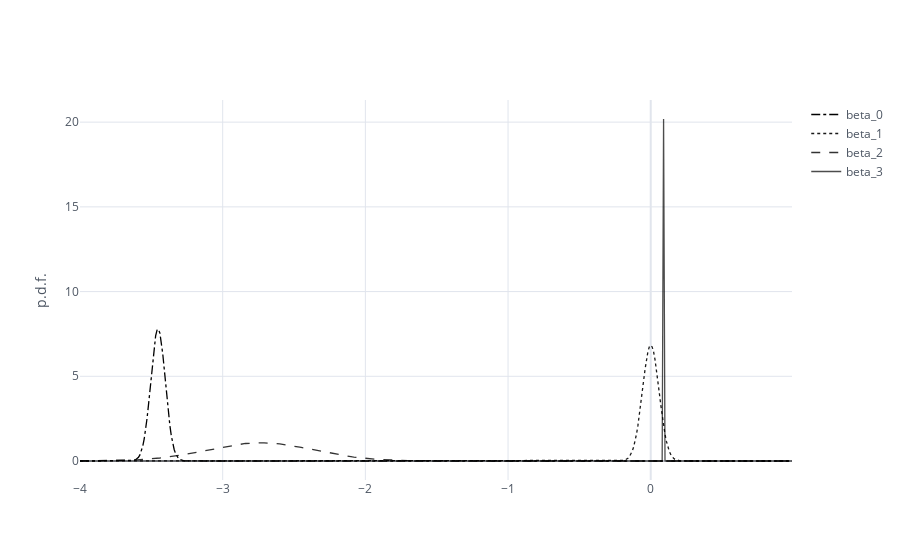

The notebook cell this image was saved under:
### Code cell
lrmodel = exploration_data['eps-greedy']['models']['A']
df_beta_dist = pd.DataFrame([], index=np.arange(-4,1,0.01))
mean = lrmodel.m
std_dev = lrmodel.q ** (-1/2)

for i in range(lrmodel.n_dim):
    df_beta_dist['beta_'+str(i)] = stats.norm(loc=mean[i],
                                              scale=std_dev[i]).pdf(df_beta_dist.index)

df_beta_dist.iplot(dash=['dashdot','dot', 'dash', 'solid'],
                   yTitle='p.d.f.',
                   color='black')

### Figure 1 — Plotly figure (JSON) as saved in the notebook; plotly's stock layout.template omitted (floating-point values rounded to 4 significant figures; data arrays with more than 128 entries replaced by an {"elided": "..."} marker saying what was removed)
{"data": [{"line": {"color": "rgba(0, 0, 0, 1.0)", "dash": "dashdot", "shape": "linear", "width": 1.3}, "mode": "lines", "name": "beta_0", "text": "", "x": {"elided": "500 float values"}, "y": {"elided": "500 float values"}, "type": "scatter"}, {"line": {"color": "rgba(0, 0, 0, 0.8999999999999999)", "dash": "dot", "shape": "linear", "width": 1.3}, "mode": "lines", "name": "beta_1", "text": "", "x": {"elided": "500 float values"}, "y": {"elided": "500 float values"}, "type": "scatter"}, {"line": {"color": "rgba(0, 0, 0, 0.7999999999999998)", "dash": "dash", "shape": "linear", "width": 1.3}, "mode": "lines", "name": "beta_2", "text": "", "x": {"elided": "500 float values"}, "y": {"elided": "500 float values"}, "type": "scatter"}, {"line": {"color": "rgba(0, 0, 0, 0.7)", "dash": "solid", "shape": "linear", "width": 1.3}, "mode": "lines", "name": "beta_3", "text": "", "x": {"elided": "500 float values"}, "y": {"elided": "500 float values"}, "type": "scatter"}], "layout": {"legend": {"bgcolor": "#FFFFFF", "font": {"color": "#4D5663"}}, "paper_bgcolor": "#FFFFFF", "plot_bgcolor": "#FFFFFF", "title": {"font": {"color": "#4D5663"}}, "xaxis": {"gridcolor": "#E1E5ED", "showgrid": true, "tickfont": {"color": "#4D5663"}, "title": {"font": {"color": "#4D5663"}, "text": ""}, "zerolinecolor": "#E1E5ED"}, "yaxis": {"gridcolor": "#E1E5ED", "showgrid": true, "tickfont": {"color": "#4D5663"}, "title": {"font": {"color": "#4D5663"}, "text": "p.d.f."}, "zerolinecolor": "#E1E5ED"}}}
